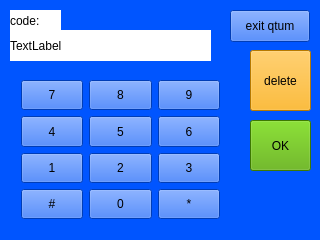
<?xml version="1.0" encoding="UTF-8"?>
<ui version="4.0">
 <class>Widget</class>
 <widget class="QWidget" name="Widget">
  <property name="windowModality">
   <enum>Qt::NonModal</enum>
  </property>
  <property name="enabled">
   <bool>true</bool>
  </property>
  <property name="geometry">
   <rect>
    <x>0</x>
    <y>0</y>
    <width>320</width>
    <height>240</height>
   </rect>
  </property>
  <property name="sizePolicy">
   <sizepolicy hsizetype="Fixed" vsizetype="Fixed">
    <horstretch>0</horstretch>
    <verstretch>0</verstretch>
   </sizepolicy>
  </property>
  <property name="minimumSize">
   <size>
    <width>320</width>
    <height>240</height>
   </size>
  </property>
  <property name="maximumSize">
   <size>
    <width>320</width>
    <height>240</height>
   </size>
  </property>
  <property name="windowTitle">
   <string>Widget</string>
  </property>
  <property name="styleSheet">
   <string notr="true">background-color: rgb(0, 85, 255);</string>
  </property>
  <widget class="QLabel" name="label">
   <property name="geometry">
    <rect>
     <x>10</x>
     <y>10</y>
     <width>51</width>
     <height>21</height>
    </rect>
   </property>
   <property name="styleSheet">
    <string notr="true">background-color: rgb(255, 255, 255);</string>
   </property>
   <property name="text">
    <string>code:</string>
   </property>
   <property name="buddy">
    <cstring>pushButton_close_qtum</cstring>
   </property>
  </widget>
  <widget class="QLabel" name="label_view">
   <property name="geometry">
    <rect>
     <x>10</x>
     <y>30</y>
     <width>201</width>
     <height>31</height>
    </rect>
   </property>
   <property name="styleSheet">
    <string notr="true">background-color: rgb(255, 255, 255);</string>
   </property>
   <property name="text">
    <string>TextLabel</string>
   </property>
  </widget>
  <widget class="QWidget" name="layoutWidget">
   <property name="geometry">
    <rect>
     <x>10</x>
     <y>69</y>
     <width>221</width>
     <height>161</height>
    </rect>
   </property>
   <layout class="QGridLayout" name="gridLayout">
    <item row="0" column="0">
     <widget class="QPushButton" name="pushButton_num_7">
      <property name="sizePolicy">
       <sizepolicy hsizetype="Minimum" vsizetype="Preferred">
        <horstretch>0</horstretch>
        <verstretch>0</verstretch>
       </sizepolicy>
      </property>
      <property name="minimumSize">
       <size>
        <width>60</width>
        <height>30</height>
       </size>
      </property>
      <property name="maximumSize">
       <size>
        <width>80</width>
        <height>50</height>
       </size>
      </property>
      <property name="text">
       <string>7</string>
      </property>
     </widget>
    </item>
    <item row="0" column="1">
     <widget class="QPushButton" name="pushButton_num_8">
      <property name="minimumSize">
       <size>
        <width>60</width>
        <height>30</height>
       </size>
      </property>
      <property name="maximumSize">
       <size>
        <width>80</width>
        <height>50</height>
       </size>
      </property>
      <property name="text">
       <string>8</string>
      </property>
     </widget>
    </item>
    <item row="0" column="2">
     <widget class="QPushButton" name="pushButton_num_9">
      <property name="minimumSize">
       <size>
        <width>60</width>
        <height>30</height>
       </size>
      </property>
      <property name="maximumSize">
       <size>
        <width>80</width>
        <height>50</height>
       </size>
      </property>
      <property name="text">
       <string>9</string>
      </property>
     </widget>
    </item>
    <item row="1" column="0">
     <widget class="QPushButton" name="pushButton_num_4">
      <property name="minimumSize">
       <size>
        <width>60</width>
        <height>30</height>
       </size>
      </property>
      <property name="maximumSize">
       <size>
        <width>80</width>
        <height>50</height>
       </size>
      </property>
      <property name="text">
       <string>4</string>
      </property>
     </widget>
    </item>
    <item row="1" column="1">
     <widget class="QPushButton" name="pushButton_num_5">
      <property name="minimumSize">
       <size>
        <width>60</width>
        <height>30</height>
       </size>
      </property>
      <property name="maximumSize">
       <size>
        <width>80</width>
        <height>50</height>
       </size>
      </property>
      <property name="text">
       <string>5</string>
      </property>
     </widget>
    </item>
    <item row="1" column="2">
     <widget class="QPushButton" name="pushButton_num_6">
      <property name="minimumSize">
       <size>
        <width>60</width>
        <height>30</height>
       </size>
      </property>
      <property name="maximumSize">
       <size>
        <width>80</width>
        <height>50</height>
       </size>
      </property>
      <property name="text">
       <string>6</string>
      </property>
     </widget>
    </item>
    <item row="2" column="0">
     <widget class="QPushButton" name="pushButton_num_1">
      <property name="minimumSize">
       <size>
        <width>60</width>
        <height>30</height>
       </size>
      </property>
      <property name="maximumSize">
       <size>
        <width>80</width>
        <height>50</height>
       </size>
      </property>
      <property name="styleSheet">
       <string notr="true">border-color: rgb(255, 255, 255);

</string>
      </property>
      <property name="text">
       <string>1</string>
      </property>
     </widget>
    </item>
    <item row="2" column="1">
     <widget class="QPushButton" name="pushButton_num_2">
      <property name="minimumSize">
       <size>
        <width>60</width>
        <height>30</height>
       </size>
      </property>
      <property name="maximumSize">
       <size>
        <width>80</width>
        <height>50</height>
       </size>
      </property>
      <property name="styleSheet">
       <string notr="true">border-color: rgb(255, 255, 255);</string>
      </property>
      <property name="text">
       <string>2</string>
      </property>
     </widget>
    </item>
    <item row="2" column="2">
     <widget class="QPushButton" name="pushButton_num_3">
      <property name="minimumSize">
       <size>
        <width>60</width>
        <height>30</height>
       </size>
      </property>
      <property name="maximumSize">
       <size>
        <width>80</width>
        <height>50</height>
       </size>
      </property>
      <property name="styleSheet">
       <string notr="true">border-color: rgb(255, 255, 255);</string>
      </property>
      <property name="text">
       <string>3</string>
      </property>
     </widget>
    </item>
    <item row="3" column="0">
     <widget class="QPushButton" name="pushButton_num_11">
      <property name="minimumSize">
       <size>
        <width>60</width>
        <height>30</height>
       </size>
      </property>
      <property name="maximumSize">
       <size>
        <width>80</width>
        <height>50</height>
       </size>
      </property>
      <property name="text">
       <string>#</string>
      </property>
     </widget>
    </item>
    <item row="3" column="1">
     <widget class="QPushButton" name="pushButton_num_0">
      <property name="minimumSize">
       <size>
        <width>60</width>
        <height>30</height>
       </size>
      </property>
      <property name="maximumSize">
       <size>
        <width>80</width>
        <height>50</height>
       </size>
      </property>
      <property name="text">
       <string>0</string>
      </property>
     </widget>
    </item>
    <item row="3" column="2">
     <widget class="QPushButton" name="pushButton_num_10">
      <property name="minimumSize">
       <size>
        <width>60</width>
        <height>30</height>
       </size>
      </property>
      <property name="maximumSize">
       <size>
        <width>80</width>
        <height>50</height>
       </size>
      </property>
      <property name="sizeIncrement">
       <size>
        <width>80</width>
        <height>30</height>
       </size>
      </property>
      <property name="text">
       <string>*</string>
      </property>
     </widget>
    </item>
   </layout>
  </widget>
  <widget class="QPushButton" name="pushButton_close_qtum">
   <property name="geometry">
    <rect>
     <x>230</x>
     <y>10</y>
     <width>80</width>
     <height>32</height>
    </rect>
   </property>
   <property name="text">
    <string>exit qtum</string>
   </property>
  </widget>
  <widget class="QPushButton" name="pushButton_true">
   <property name="geometry">
    <rect>
     <x>250</x>
     <y>120</y>
     <width>61</width>
     <height>51</height>
    </rect>
   </property>
   <property name="styleSheet">
    <string notr="true">background-color: rgb(85, 170, 0);</string>
   </property>
   <property name="text">
    <string>OK</string>
   </property>
  </widget>
  <widget class="QPushButton" name="pushButton_false">
   <property name="geometry">
    <rect>
     <x>250</x>
     <y>50</y>
     <width>61</width>
     <height>61</height>
    </rect>
   </property>
   <property name="sizePolicy">
    <sizepolicy hsizetype="Preferred" vsizetype="Fixed">
     <horstretch>0</horstretch>
     <verstretch>0</verstretch>
    </sizepolicy>
   </property>
   <property name="styleSheet">
    <string notr="true">background-color: rgb(255, 170, 0);</string>
   </property>
   <property name="text">
    <string>delete</string>
   </property>
  </widget>
 </widget>
 <layoutdefault spacing="6" margin="11"/>
 <resources/>
 <connections/>
</ui>
